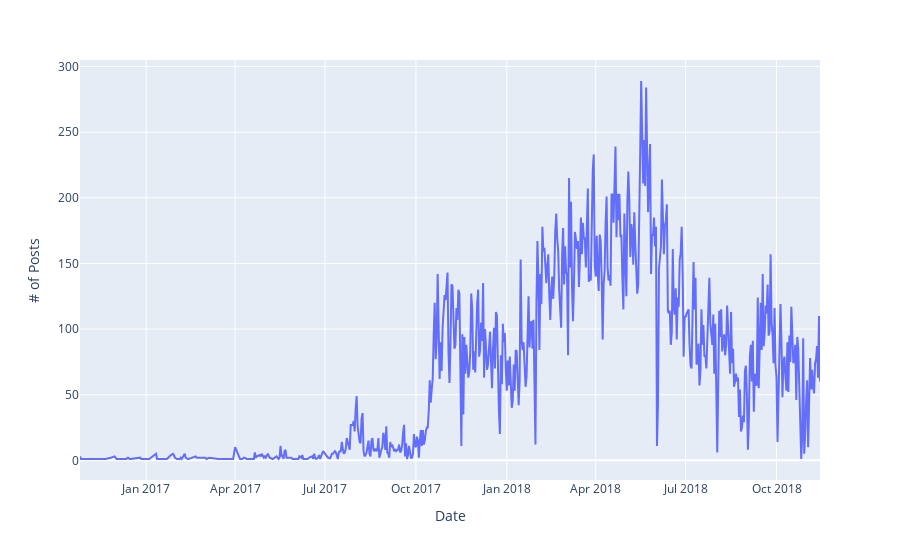

Source (notebook cell):
### Code cell
series = wallstreet['post_date_only']

plot_daily_post_freq(series)

### Figure 1 — Plotly figure (JSON) as saved in the notebook; plotly's stock layout.template omitted (floating-point values rounded to 4 significant figures; data arrays with more than 128 entries replaced by an {"elided": "..."} marker saying what was removed)
{"data": [{"hovertemplate": "Date=%{x}<br># of Posts=%{y}<extra></extra>", "legendgroup": "", "line": {"color": "#636efa", "dash": "solid"}, "mode": "lines", "name": "", "orientation": "v", "showlegend": false, "type": "scatter", "x": {"elided": "612 str values"}, "xaxis": "x", "y": {"elided": "612 int values"}, "yaxis": "y"}], "layout": {"autosize": true, "legend": {"tracegroupgap": 0}, "margin": {"t": 60}, "xaxis": {"anchor": "y", "autorange": true, "domain": [0, 1], "range": ["2016-10-26", "2018-11-14"], "title": {"text": "Date"}, "type": "date"}, "yaxis": {"anchor": "x", "autorange": true, "domain": [0, 1], "range": [-15, 305], "title": {"text": "# of Posts"}, "type": "linear"}}}
